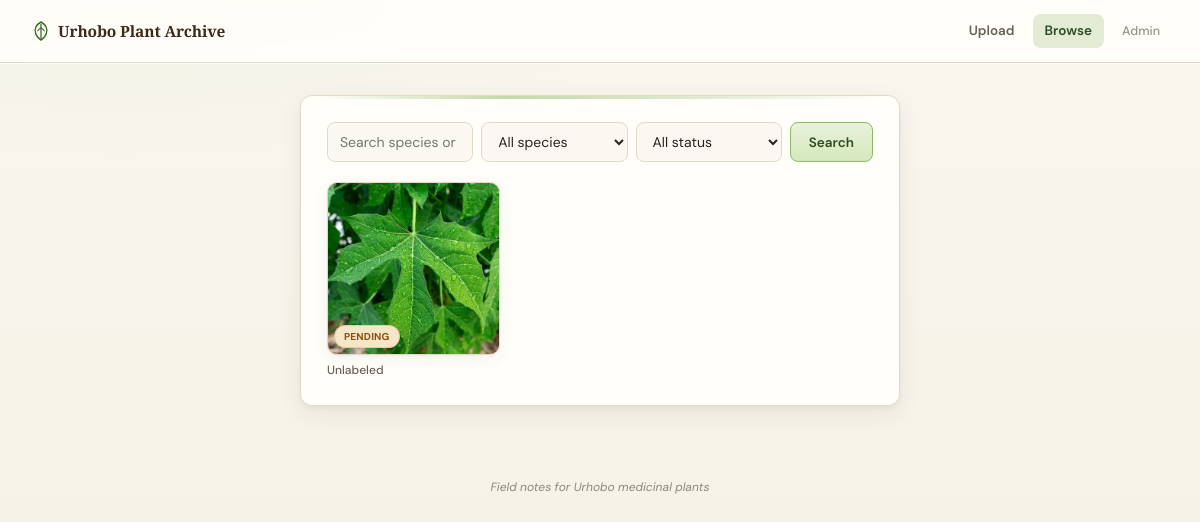
The app's page /browse, older data.
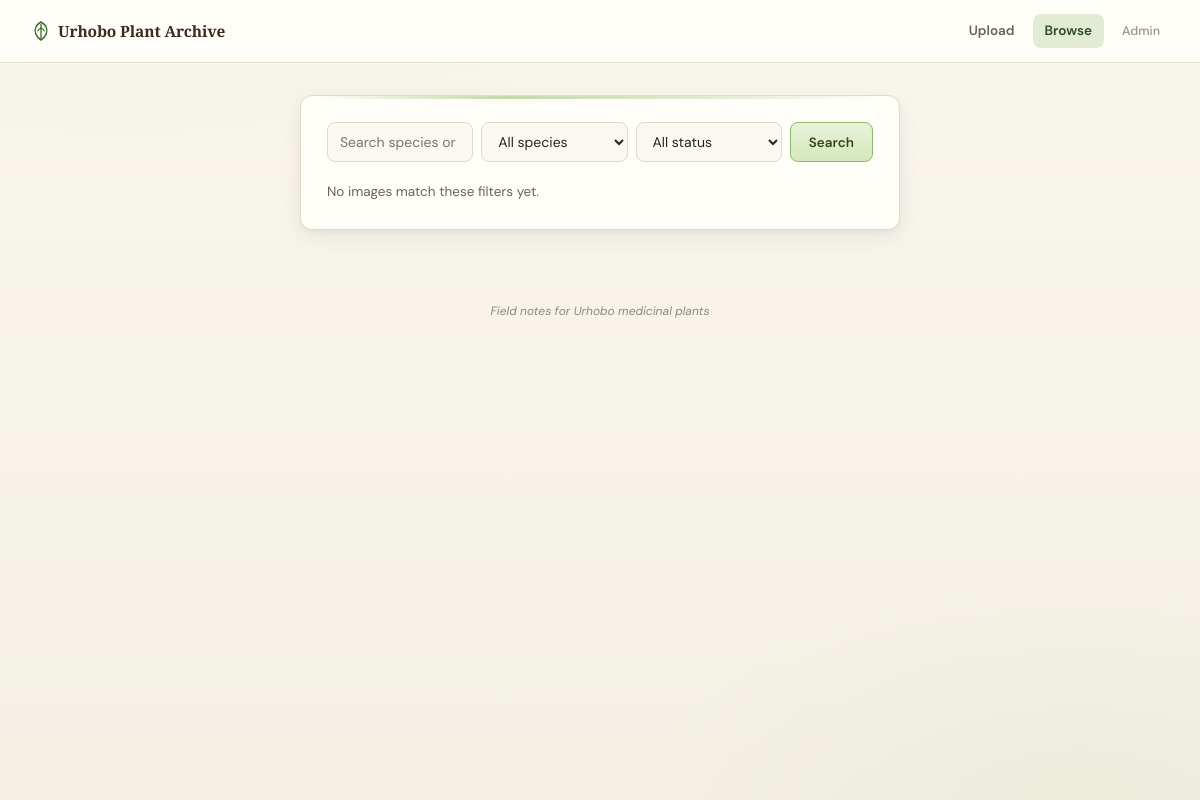
The same page, newer data.
### tables this page shows
CREATE TABLE images (
    image_id              INTEGER PRIMARY KEY AUTOINCREMENT,
    filename              TEXT NOT NULL,
    species_id            INTEGER,
    suggested_species_id  INTEGER,
    suggestion_score      REAL,
    image_type            TEXT CHECK (image_type IN ('leaf', 'bark', 'flower', 'whole_plant')),
    labeller              TEXT,
    date_annotated        DATETIME,
    date_uploaded         DATETIME DEFAULT CURRENT_TIMESTAMP,
    status                TEXT DEFAULT 'pending' CHECK (status IN ('pending', 'annotated')),
    FOREIGN KEY (species_id) REFERENCES plants(species_id),
    FOREIGN KEY (suggested_species_id) REFERENCES plants(species_id)
);

### app.py (the view)
    @app.route("/browse")
    def browse():
        db = db_module.get_db()
        species_filter = request.args.get("species_id", "")
        status_filter = request.args.get("status", "")
        search = request.args.get("q", "").strip()
        query = """
            SELECT i.*, p.common_name, p.urhobo_name
            FROM images i
            LEFT JOIN plants p ON p.species_id = i.species_id
            WHERE 1=1
        """
        params = []
        if species_filter:
            query += " AND i.species_id = ?"
            params.append(species_filter)
        if status_filter:
            query += " AND i.status = ?"
            params.append(status_filter)
        if search:
            query += " AND (p.common_name LIKE ? OR p.urhobo_name LIKE ?)"
            params.extend([f"%{search}%", f"%{search}%"])
        query += " ORDER BY i.date_uploaded DESC LIMIT 60"
        images = db.execute(query, params).fetchall()
        plants = db.execute("SELECT * FROM plants ORDER BY common_name").fetchall()
        return render_template("browse.html", images=images, plants=plants,
                                species_filter=species_filter, status_filter=status_filter, search=search)

### db.py (called while the page is built)
def get_db():
    if "db" not in g:
        g.db = sqlite3.connect(
            current_app.config["DATABASE"],
            detect_types=sqlite3.PARSE_DECLTYPES,
        )
        g.db.row_factory = sqlite3.Row
        g.db.execute("PRAGMA foreign_keys = ON")
    return g.db

### templates/browse.html (shortened to what this page needs)
{% extends "base.html" %}
{% block content %}
<div class="card">
  <form method="get" class="filters">
    <input type="text" name="q" value="{{ search }}" placeholder="Search species or Urhobo name">
    <select name="species_id" onchange="this.form.submit()">
      <option value="">All species</option>
    </select>
    <select name="status" onchange="this.form.submit()">
      <option value="">All status</option>
    </select>
    <button type="submit">Search</button>
  </form>
  {% if images %}
  <div class="grid">
    {% for img in images %}
    <a href="{{ url_for('annotate', image_id=img['image_id']) }}" style="text-decoration:none; color:inherit;">
      <div class="thumb">
        <img src="{{ url_for('static', filename='uploads/' + img['filename']) }}" alt="">
        {% if img['status'] == 'annotated' %}
          <span class="badge badge-green">done</span>
        {% else %}
          <span class="badge badge-amber">pending</span>
        {% endif %}
      </div>
      <div class="thumb-caption">{{ img['common_name'] or 'Unlabeled' }}</div>
    </a>
    {% endfor %}
  </div>
  {% else %}
  <p class="muted">No images match these filters yet.</p>
  {% endif %}
</div>
{% endblock %}

Row changes from the older to the newer data that the page shows:
removed images: filename (picture), status "PENDING", img "Unlabeled"
Text that changed along with them:
text now shown: "No images match these filters yet."
